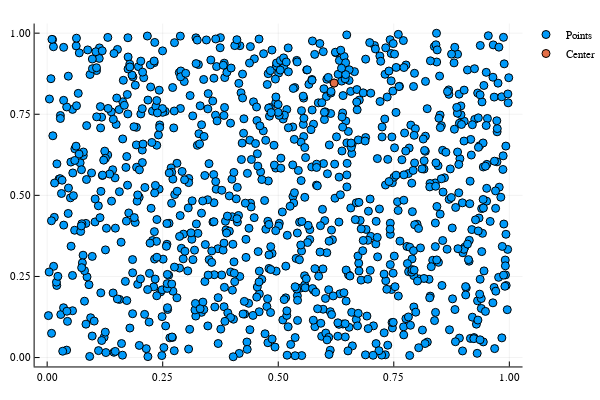

Notebook source saved alongside this figure:
### Code cell
using Plots
plotly()
scatter(X[1,:], X[2,:], label = "Points")
scatter!([X[1,Center]], [X[2, Center]], label = "Center")

### Figure 1 — Plotly figure (JSON) as saved in the notebook; plotly's stock layout.template omitted (floating-point values rounded to 4 significant figures; data arrays with more than 128 entries replaced by an {"elided": "..."} marker saying what was removed)
{"data": [{"colorbar": {"title": ""}, "hoverinfo": "text", "legendgroup": "Points", "marker": {"color": "rgba(0, 154, 250, 1.000)", "line": {"color": "rgba(0, 0, 0, 1.000)", "width": 1}, "size": 8, "symbol": "circle"}, "mode": "markers", "name": "Points", "showlegend": true, "text": {"elided": "1000 null values"}, "type": "scatter", "x": {"elided": "1000 float values"}, "xaxis": "x1", "y": {"elided": "1000 float values"}, "yaxis": "y1", "zmax": 0.1, "zmin": -0.1}, {"colorbar": {"title": ""}, "hoverinfo": "text", "legendgroup": "Center", "marker": {"color": "rgba(227, 111, 71, 1.000)", "line": {"color": "rgba(0, 0, 0, 1.000)", "width": 1}, "size": 8, "symbol": "circle"}, "mode": "markers", "name": "Center", "showlegend": true, "text": [null], "type": "scatter", "x": [0.6209], "xaxis": "x1", "y": [0.8461], "yaxis": "y1", "zmax": 0.1, "zmin": -0.1}], "layout": {"annotations": [], "height": 400, "legend": {"bgcolor": "rgba(255, 255, 255, 1.000)", "bordercolor": "rgba(0, 0, 0, 1.000)", "font": {"color": "rgba(0, 0, 0, 1.000)", "family": "sans-serif", "size": 11}, "tracegroupgap": 0, "x": 1, "y": 1}, "margin": {"b": 20, "l": 0, "r": 0, "t": 20}, "paper_bgcolor": "rgba(255, 255, 255, 1.000)", "plot_bgcolor": "rgba(255, 255, 255, 1.000)", "showlegend": true, "width": 600, "xaxis": {"anchor": "y1", "domain": [0.06582, 0.9934], "gridcolor": "rgba(0, 0, 0, 0.100)", "gridwidth": 0.5, "linecolor": "rgba(0, 0, 0, 1.000)", "mirror": false, "range": [-0.02715, 1.029], "showgrid": true, "showline": true, "showticklabels": true, "tickangle": 0, "tickcolor": "rgb(0, 0, 0)", "tickfont": {"color": "rgba(0, 0, 0, 1.000)", "family": "sans-serif", "size": 11}, "tickmode": "array", "ticks": "inside", "ticktext": ["0.00", "0.25", "0.50", "0.75", "1.00"], "tickvals": [0, 0.25, 0.5, 0.75, 1], "title": "", "titlefont": {"color": "rgba(0, 0, 0, 1.000)", "family": "sans-serif", "size": 15}, "type": "-", "visible": true, "zeroline": false, "zerolinecolor": "rgba(0, 0, 0, 1.000)"}, "yaxis": {"anchor": "x1", "domain": [0.03762, 0.9902], "gridcolor": "rgba(0, 0, 0, 0.100)", "gridwidth": 0.5, "linecolor": "rgba(0, 0, 0, 1.000)", "mirror": false, "range": [-0.02745, 1.03], "showgrid": true, "showline": true, "showticklabels": true, "tickangle": 0, "tickcolor": "rgb(0, 0, 0)", "tickfont": {"color": "rgba(0, 0, 0, 1.000)", "family": "sans-serif", "size": 11}, "tickmode": "array", "ticks": "inside", "ticktext": ["0.00", "0.25", "0.50", "0.75", "1.00"], "tickvals": [0, 0.25, 0.5, 0.75, 1], "title": "", "titlefont": {"color": "rgba(0, 0, 0, 1.000)", "family": "sans-serif", "size": 15}, "type": "-", "visible": true, "zeroline": false, "zerolinecolor": "rgba(0, 0, 0, 1.000)"}}}
